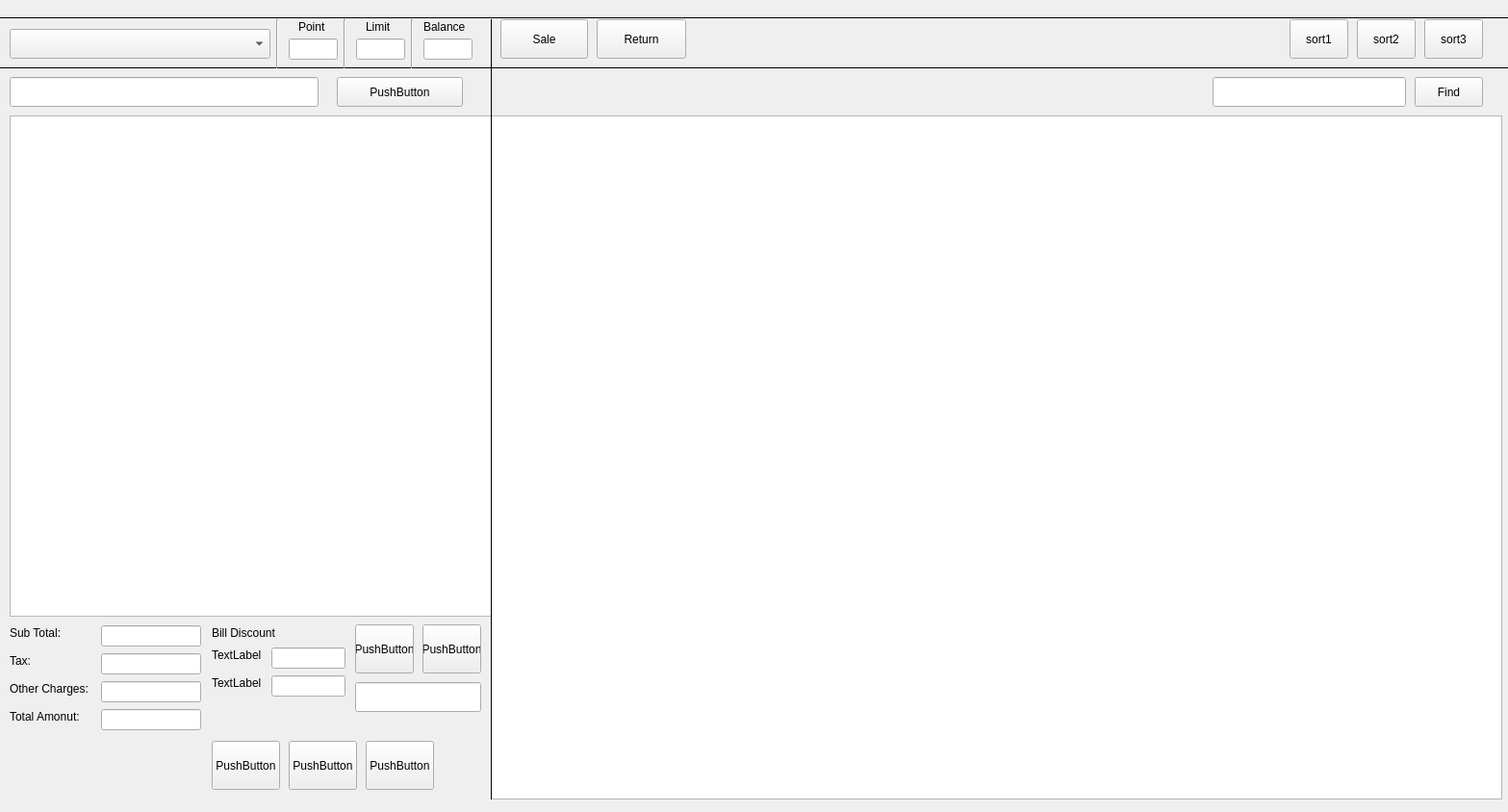
<?xml version="1.0" encoding="UTF-8"?>
<ui version="4.0">
 <class>Form</class>
 <widget class="QWidget" name="Form">
  <property name="geometry">
   <rect>
    <x>0</x>
    <y>0</y>
    <width>1567</width>
    <height>844</height>
   </rect>
  </property>
  <property name="windowTitle">
   <string>Form</string>
  </property>
  <property name="autoFillBackground">
   <bool>true</bool>
  </property>
  <widget class="QTableView" name="merchant_table">
   <property name="geometry">
    <rect>
     <x>510</x>
     <y>120</y>
     <width>1051</width>
     <height>711</height>
    </rect>
   </property>
  </widget>
  <widget class="QPushButton" name="pushButton">
   <property name="geometry">
    <rect>
     <x>520</x>
     <y>20</y>
     <width>91</width>
     <height>41</height>
    </rect>
   </property>
   <property name="text">
    <string>Sale</string>
   </property>
  </widget>
  <widget class="QPushButton" name="pushButton_2">
   <property name="geometry">
    <rect>
     <x>620</x>
     <y>20</y>
     <width>93</width>
     <height>41</height>
    </rect>
   </property>
   <property name="text">
    <string>Return</string>
   </property>
  </widget>
  <widget class="QPushButton" name="pushButton_3">
   <property name="geometry">
    <rect>
     <x>1340</x>
     <y>20</y>
     <width>61</width>
     <height>41</height>
    </rect>
   </property>
   <property name="text">
    <string>sort1</string>
   </property>
  </widget>
  <widget class="QPushButton" name="pushButton_4">
   <property name="geometry">
    <rect>
     <x>1410</x>
     <y>20</y>
     <width>61</width>
     <height>41</height>
    </rect>
   </property>
   <property name="text">
    <string>sort2</string>
   </property>
  </widget>
  <widget class="QPushButton" name="pushButton_5">
   <property name="geometry">
    <rect>
     <x>1480</x>
     <y>20</y>
     <width>61</width>
     <height>41</height>
    </rect>
   </property>
   <property name="text">
    <string>sort3</string>
   </property>
  </widget>
  <widget class="QTableView" name="basket">
   <property name="geometry">
    <rect>
     <x>10</x>
     <y>120</y>
     <width>501</width>
     <height>521</height>
    </rect>
   </property>
  </widget>
  <widget class="QLabel" name="label">
   <property name="geometry">
    <rect>
     <x>10</x>
     <y>650</y>
     <width>60</width>
     <height>16</height>
    </rect>
   </property>
   <property name="text">
    <string>Sub Total:</string>
   </property>
  </widget>
  <widget class="QLabel" name="label_2">
   <property name="geometry">
    <rect>
     <x>10</x>
     <y>679</y>
     <width>26</width>
     <height>16</height>
    </rect>
   </property>
   <property name="text">
    <string>Tax:</string>
   </property>
  </widget>
  <widget class="QLabel" name="label_3">
   <property name="geometry">
    <rect>
     <x>10</x>
     <y>708</y>
     <width>88</width>
     <height>16</height>
    </rect>
   </property>
   <property name="text">
    <string>Other Charges:</string>
   </property>
  </widget>
  <widget class="QLabel" name="label_4">
   <property name="geometry">
    <rect>
     <x>10</x>
     <y>737</y>
     <width>82</width>
     <height>16</height>
    </rect>
   </property>
   <property name="text">
    <string>Total Amonut:</string>
   </property>
  </widget>
  <widget class="QLineEdit" name="lineEdit">
   <property name="geometry">
    <rect>
     <x>105</x>
     <y>650</y>
     <width>104</width>
     <height>22</height>
    </rect>
   </property>
  </widget>
  <widget class="QLineEdit" name="lineEdit_2">
   <property name="geometry">
    <rect>
     <x>105</x>
     <y>679</y>
     <width>104</width>
     <height>22</height>
    </rect>
   </property>
  </widget>
  <widget class="QLineEdit" name="lineEdit_3">
   <property name="geometry">
    <rect>
     <x>105</x>
     <y>708</y>
     <width>104</width>
     <height>22</height>
    </rect>
   </property>
  </widget>
  <widget class="QLineEdit" name="lineEdit_4">
   <property name="geometry">
    <rect>
     <x>105</x>
     <y>737</y>
     <width>104</width>
     <height>22</height>
    </rect>
   </property>
  </widget>
  <widget class="QLabel" name="label_5">
   <property name="geometry">
    <rect>
     <x>220</x>
     <y>650</y>
     <width>68</width>
     <height>16</height>
    </rect>
   </property>
   <property name="text">
    <string>Bill Discount</string>
   </property>
  </widget>
  <widget class="QLabel" name="label_6">
   <property name="geometry">
    <rect>
     <x>220</x>
     <y>673</y>
     <width>55</width>
     <height>16</height>
    </rect>
   </property>
   <property name="text">
    <string>TextLabel</string>
   </property>
  </widget>
  <widget class="QLineEdit" name="lineEdit_5">
   <property name="geometry">
    <rect>
     <x>282</x>
     <y>673</y>
     <width>77</width>
     <height>22</height>
    </rect>
   </property>
  </widget>
  <widget class="QLabel" name="label_7">
   <property name="geometry">
    <rect>
     <x>220</x>
     <y>702</y>
     <width>55</width>
     <height>16</height>
    </rect>
   </property>
   <property name="text">
    <string>TextLabel</string>
   </property>
  </widget>
  <widget class="QLineEdit" name="lineEdit_6">
   <property name="geometry">
    <rect>
     <x>282</x>
     <y>702</y>
     <width>77</width>
     <height>22</height>
    </rect>
   </property>
  </widget>
  <widget class="QPushButton" name="pushButton_6">
   <property name="geometry">
    <rect>
     <x>369</x>
     <y>649</y>
     <width>61</width>
     <height>51</height>
    </rect>
   </property>
   <property name="text">
    <string>PushButton</string>
   </property>
  </widget>
  <widget class="QPushButton" name="pushButton_7">
   <property name="geometry">
    <rect>
     <x>439</x>
     <y>649</y>
     <width>61</width>
     <height>51</height>
    </rect>
   </property>
   <property name="text">
    <string>PushButton</string>
   </property>
  </widget>
  <widget class="QLineEdit" name="lineEdit_7">
   <property name="geometry">
    <rect>
     <x>369</x>
     <y>709</y>
     <width>131</width>
     <height>31</height>
    </rect>
   </property>
  </widget>
  <widget class="QPushButton" name="pushButton_8">
   <property name="geometry">
    <rect>
     <x>220</x>
     <y>770</y>
     <width>71</width>
     <height>51</height>
    </rect>
   </property>
   <property name="text">
    <string>PushButton</string>
   </property>
  </widget>
  <widget class="QPushButton" name="pushButton_9">
   <property name="geometry">
    <rect>
     <x>300</x>
     <y>770</y>
     <width>71</width>
     <height>51</height>
    </rect>
   </property>
   <property name="text">
    <string>PushButton</string>
   </property>
  </widget>
  <widget class="QPushButton" name="pushButton_10">
   <property name="geometry">
    <rect>
     <x>380</x>
     <y>770</y>
     <width>71</width>
     <height>51</height>
    </rect>
   </property>
   <property name="text">
    <string>PushButton</string>
   </property>
  </widget>
  <widget class="Line" name="line">
   <property name="geometry">
    <rect>
     <x>-30</x>
     <y>60</y>
     <width>1621</width>
     <height>20</height>
    </rect>
   </property>
   <property name="font">
    <font>
     <pointsize>8</pointsize>
     <weight>50</weight>
     <bold>false</bold>
    </font>
   </property>
   <property name="frameShadow">
    <enum>QFrame::Plain</enum>
   </property>
   <property name="orientation">
    <enum>Qt::Horizontal</enum>
   </property>
  </widget>
  <widget class="QLineEdit" name="lineEdit_8">
   <property name="geometry">
    <rect>
     <x>1260</x>
     <y>80</y>
     <width>201</width>
     <height>31</height>
    </rect>
   </property>
  </widget>
  <widget class="QPushButton" name="pushButton_11">
   <property name="geometry">
    <rect>
     <x>1470</x>
     <y>80</y>
     <width>71</width>
     <height>31</height>
    </rect>
   </property>
   <property name="text">
    <string>Find</string>
   </property>
  </widget>
  <widget class="Line" name="line_2">
   <property name="geometry">
    <rect>
     <x>500</x>
     <y>20</y>
     <width>20</width>
     <height>811</height>
    </rect>
   </property>
   <property name="frameShadow">
    <enum>QFrame::Plain</enum>
   </property>
   <property name="orientation">
    <enum>Qt::Vertical</enum>
   </property>
  </widget>
  <widget class="Line" name="line_3">
   <property name="geometry">
    <rect>
     <x>0</x>
     <y>10</y>
     <width>1621</width>
     <height>16</height>
    </rect>
   </property>
   <property name="frameShadow">
    <enum>QFrame::Plain</enum>
   </property>
   <property name="orientation">
    <enum>Qt::Horizontal</enum>
   </property>
  </widget>
  <widget class="QComboBox" name="comboBox">
   <property name="geometry">
    <rect>
     <x>10</x>
     <y>30</y>
     <width>271</width>
     <height>31</height>
    </rect>
   </property>
  </widget>
  <widget class="QLabel" name="label_8">
   <property name="geometry">
    <rect>
     <x>310</x>
     <y>20</y>
     <width>55</width>
     <height>16</height>
    </rect>
   </property>
   <property name="text">
    <string>Point</string>
   </property>
  </widget>
  <widget class="QLabel" name="label_9">
   <property name="geometry">
    <rect>
     <x>380</x>
     <y>20</y>
     <width>55</width>
     <height>16</height>
    </rect>
   </property>
   <property name="text">
    <string>Limit</string>
   </property>
  </widget>
  <widget class="QLabel" name="label_10">
   <property name="geometry">
    <rect>
     <x>440</x>
     <y>20</y>
     <width>55</width>
     <height>16</height>
    </rect>
   </property>
   <property name="text">
    <string>Balance</string>
   </property>
  </widget>
  <widget class="Line" name="line_4">
   <property name="geometry">
    <rect>
     <x>350</x>
     <y>20</y>
     <width>16</width>
     <height>51</height>
    </rect>
   </property>
   <property name="orientation">
    <enum>Qt::Vertical</enum>
   </property>
  </widget>
  <widget class="Line" name="line_5">
   <property name="geometry">
    <rect>
     <x>420</x>
     <y>20</y>
     <width>16</width>
     <height>51</height>
    </rect>
   </property>
   <property name="orientation">
    <enum>Qt::Vertical</enum>
   </property>
  </widget>
  <widget class="QLineEdit" name="lineEdit_9">
   <property name="geometry">
    <rect>
     <x>300</x>
     <y>40</y>
     <width>51</width>
     <height>22</height>
    </rect>
   </property>
  </widget>
  <widget class="QLineEdit" name="lineEdit_10">
   <property name="geometry">
    <rect>
     <x>370</x>
     <y>40</y>
     <width>51</width>
     <height>22</height>
    </rect>
   </property>
  </widget>
  <widget class="QLineEdit" name="lineEdit_11">
   <property name="geometry">
    <rect>
     <x>440</x>
     <y>40</y>
     <width>51</width>
     <height>22</height>
    </rect>
   </property>
  </widget>
  <widget class="Line" name="line_6">
   <property name="geometry">
    <rect>
     <x>280</x>
     <y>20</y>
     <width>16</width>
     <height>51</height>
    </rect>
   </property>
   <property name="orientation">
    <enum>Qt::Vertical</enum>
   </property>
  </widget>
  <widget class="QLineEdit" name="lineEdit_12">
   <property name="geometry">
    <rect>
     <x>10</x>
     <y>80</y>
     <width>321</width>
     <height>31</height>
    </rect>
   </property>
  </widget>
  <widget class="QPushButton" name="pushButton_12">
   <property name="geometry">
    <rect>
     <x>350</x>
     <y>80</y>
     <width>131</width>
     <height>31</height>
    </rect>
   </property>
   <property name="text">
    <string>PushButton</string>
   </property>
  </widget>
 </widget>
 <resources/>
 <connections/>
</ui>
